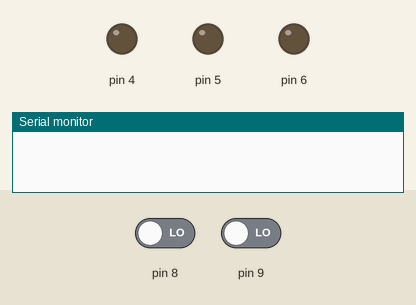
This program was run on a simulated Arduino Nano, built with avr-gcc and run on an emulated ATmega328P. Parts: output pins drawn as LEDs (lit = HIGH), the last lines printed to the serial monitor. The inputs (shaded band) are chosen by the test bench; at power-on: pin 9 LOW, pin 8 LOW.

Above: at 1.2 s.
1.3 s: pin 9 driven HIGH
At 2.4 s:
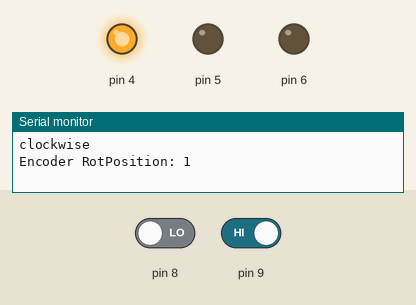
2.8 s: pin 9 driven LOW
At 3.5 s:
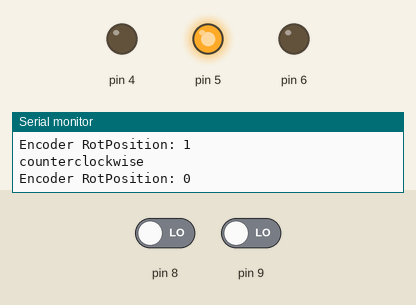
Timing chart, 0 to 5.8 s (numbered marks = the images above; inputs shaded):
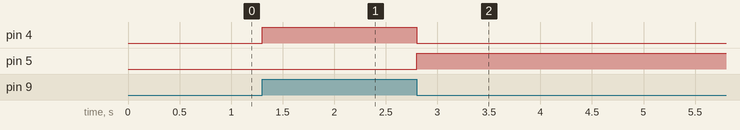

Measured:
- after the input at 1.3 s, pin 4: LOW → HIGH at once
- after the input at 2.8 s, pin 4: HIGH → LOW at once; pin 5: LOW → HIGH at once

The program:

main.cpp
```cpp
 /*
   TITLE:       		ROTARYENCODER
   AUTHOR:      		MATTHEW WYCLIFF
   DATE:        		4.24.2020
   DESCRIPTION: 		ROTARY ENCODER

   NOTE:            This is an object
                    oriented based permutation
                    of Daniel Vandenbrande's
                    c++ rotary encoder code
		    for Arduino.
 */

#include <Arduino.h>
#include <RotaryEncoder.hpp>

long gcp = 0;
long gcdh = 400;
long gcd = gcdh/1;

RotaryEncoderController rotEncCx;
Encoder ENC1;
Encoder ENC2;
RotaryEncoderSupervisor rSup;

void setup() {
	Serial.begin(9600);
	ENC1.OnSetup(9,8);			// CLK = 9  DT = 8
	rotEncCx.OnSetup(&ENC1);
	rSup.OnSetup(5,4,6);
  }

void loop() {
   rotEncCx.resolveEncoder(gcp,gcd,&ENC1,rSup);
}
```
